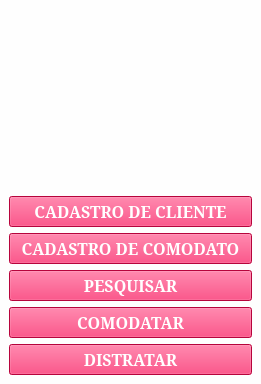
<?xml version="1.0" encoding="UTF-8"?>
<ui version="4.0">
 <class>MENU_INICIAL</class>
 <widget class="QMainWindow" name="MENU_INICIAL">
  <property name="windowModality">
   <enum>Qt::WindowModal</enum>
  </property>
  <property name="enabled">
   <bool>true</bool>
  </property>
  <property name="geometry">
   <rect>
    <x>0</x>
    <y>0</y>
    <width>261</width>
    <height>384</height>
   </rect>
  </property>
  <property name="sizePolicy">
   <sizepolicy hsizetype="Fixed" vsizetype="Fixed">
    <horstretch>0</horstretch>
    <verstretch>0</verstretch>
   </sizepolicy>
  </property>
  <property name="maximumSize">
   <size>
    <width>261</width>
    <height>418</height>
   </size>
  </property>
  <property name="font">
   <font>
    <family>Constantia</family>
    <pointsize>10</pointsize>
    <weight>75</weight>
    <bold>true</bold>
   </font>
  </property>
  <property name="cursor">
   <cursorShape>PointingHandCursor</cursorShape>
  </property>
  <property name="mouseTracking">
   <bool>false</bool>
  </property>
  <property name="windowTitle">
   <string>3 MARIAS</string>
  </property>
  <property name="windowIcon">
   <iconset>
    <normaloff>imagens/logo.ico</normaloff>imagens/logo.ico</iconset>
  </property>
  <property name="autoFillBackground">
   <bool>false</bool>
  </property>
  <property name="styleSheet">
   <string notr="true">background-color: rgb(254, 254, 254);</string>
  </property>
  <property name="iconSize">
   <size>
    <width>64</width>
    <height>64</height>
   </size>
  </property>
  <property name="toolButtonStyle">
   <enum>Qt::ToolButtonTextOnly</enum>
  </property>
  <property name="tabShape">
   <enum>QTabWidget::Triangular</enum>
  </property>
  <widget class="QWidget" name="centralwidget">
   <property name="font">
    <font>
     <family>Constantia</family>
     <pointsize>8</pointsize>
     <weight>75</weight>
     <bold>true</bold>
    </font>
   </property>
   <property name="cursor">
    <cursorShape>ArrowCursor</cursorShape>
   </property>
   <layout class="QGridLayout" name="gridLayout_2">
    <item row="0" column="0">
     <widget class="QLabel" name="label">
      <property name="text">
       <string/>
      </property>
      <property name="pixmap">
       <pixmap>imagens/logo.ico</pixmap>
      </property>
     </widget>
    </item>
    <item row="1" column="0">
     <widget class="QPushButton" name="pushButton_CP">
      <property name="enabled">
       <bool>true</bool>
      </property>
      <property name="font">
       <font>
        <family>Constantia</family>
        <pointsize>12</pointsize>
        <weight>75</weight>
        <bold>true</bold>
       </font>
      </property>
      <property name="cursor">
       <cursorShape>PointingHandCursor</cursorShape>
      </property>
      <property name="mouseTracking">
       <bool>true</bool>
      </property>
      <property name="styleSheet">
       <string notr="true">background-color: rgb(255, 5, 84);color: rgb(255, 255, 255);</string>
      </property>
      <property name="text">
       <string>CADASTRO DE CLIENTE</string>
      </property>
     </widget>
    </item>
    <item row="2" column="0">
     <widget class="QPushButton" name="pushButton_CC">
      <property name="font">
       <font>
        <family>Constantia</family>
        <pointsize>12</pointsize>
        <weight>75</weight>
        <bold>true</bold>
       </font>
      </property>
      <property name="cursor">
       <cursorShape>PointingHandCursor</cursorShape>
      </property>
      <property name="mouseTracking">
       <bool>true</bool>
      </property>
      <property name="styleSheet">
       <string notr="true">background-color: rgb(255, 5, 84);color: rgb(255, 255, 255);</string>
      </property>
      <property name="text">
       <string>CADASTRO DE COMODATO</string>
      </property>
     </widget>
    </item>
    <item row="3" column="0">
     <widget class="QPushButton" name="pushButton_PC">
      <property name="font">
       <font>
        <family>Constantia</family>
        <pointsize>12</pointsize>
        <weight>75</weight>
        <bold>true</bold>
       </font>
      </property>
      <property name="cursor">
       <cursorShape>PointingHandCursor</cursorShape>
      </property>
      <property name="styleSheet">
       <string notr="true">background-color: rgb(255, 5, 84);color: rgb(255, 255, 255);</string>
      </property>
      <property name="text">
       <string>PESQUISAR</string>
      </property>
     </widget>
    </item>
    <item row="4" column="0">
     <widget class="QPushButton" name="pushButton_AL">
      <property name="font">
       <font>
        <family>Constantia</family>
        <pointsize>12</pointsize>
        <weight>75</weight>
        <bold>true</bold>
       </font>
      </property>
      <property name="cursor">
       <cursorShape>PointingHandCursor</cursorShape>
      </property>
      <property name="styleSheet">
       <string notr="true">background-color: rgb(255, 5, 84);color: rgb(255, 255, 255);</string>
      </property>
      <property name="text">
       <string>COMODATAR</string>
      </property>
     </widget>
    </item>
    <item row="5" column="0">
     <widget class="QPushButton" name="pushButton_D">
      <property name="font">
       <font>
        <family>Constantia</family>
        <pointsize>12</pointsize>
        <weight>75</weight>
        <bold>true</bold>
       </font>
      </property>
      <property name="cursor">
       <cursorShape>PointingHandCursor</cursorShape>
      </property>
      <property name="mouseTracking">
       <bool>false</bool>
      </property>
      <property name="tabletTracking">
       <bool>false</bool>
      </property>
      <property name="styleSheet">
       <string notr="true">background-color: rgb(255, 5, 84);
color: rgb(255, 255, 255);</string>
      </property>
      <property name="text">
       <string>DISTRATAR</string>
      </property>
     </widget>
    </item>
   </layout>
  </widget>
  <widget class="QMenuBar" name="menubar">
   <property name="geometry">
    <rect>
     <x>0</x>
     <y>0</y>
     <width>261</width>
     <height>26</height>
    </rect>
   </property>
  </widget>
 </widget>
 <resources/>
 <connections/>
</ui>
